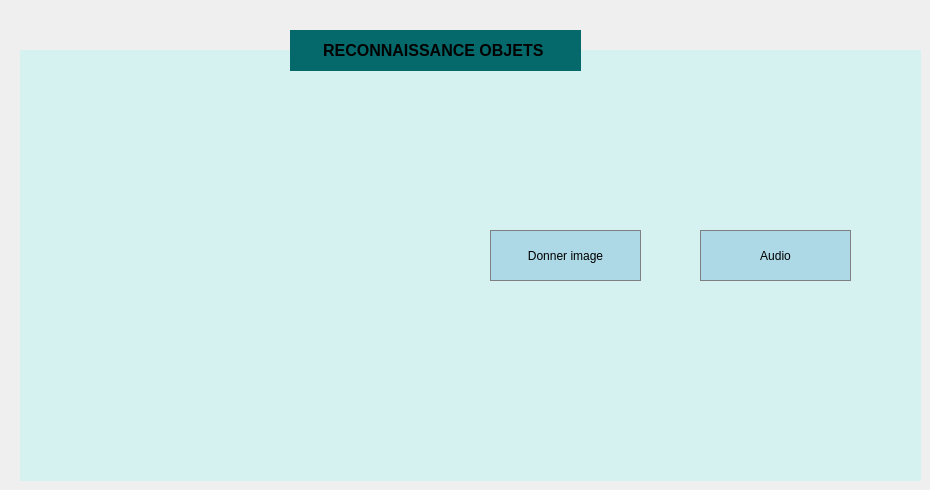
    <widget class="QWidget" name="tab_ia">
     <attribute name="title">
      <string>Reconnaissance des  objets</string>
     </attribute>
     <widget class="QLabel" name="label_17">
      <property name="geometry">
       <rect>
        <x>290</x>
        <y>30</y>
        <width>291</width>
        <height>41</height>
       </rect>
      </property>
      <property name="styleSheet">
       <string notr="true">background-color: rgb(5, 105, 107);</string>
      </property>
      <property name="text">
       <string>&lt;html&gt;&lt;head/&gt;&lt;body&gt;&lt;p align=&quot;center&quot;&gt;&lt;span style=&quot; font-size:12pt; font-weight:700;&quot;&gt;RECONNAISSANCE OBJETS &lt;/span&gt;&lt;/p&gt;&lt;/body&gt;&lt;/html&gt;</string>
      </property>
     </widget>
     <widget class="QLabel" name="label_11">
      <property name="geometry">
       <rect>
        <x>20</x>
        <y>50</y>
        <width>901</width>
        <height>431</height>
       </rect>
      </property>
      <property name="styleSheet">
       <string notr="true">background-color: rgb(213, 241, 240);</string>
      </property>
      <property name="text">
       <string/>
      </property>
     </widget>
     <widget class="QPushButton" name="pushButton">
      <property name="geometry">
       <rect>
        <x>490</x>
        <y>230</y>
        <width>151</width>
        <height>51</height>
       </rect>
      </property>
      <property name="styleSheet">
       <string notr="true">QPushButton {
    background-color: lightblue; /* Couleur de fond par défaut */
    color: black; /* Couleur du texte par défaut */
    border: 1px solid gray; /* Bordure par défaut */
    padding: 5px; /* Marge interne par défaut */
}

QPushButton:hover {
    background-color: rgb(5, 105, 107); /* Couleur de fond lorsque la souris est dessus */
    color: white; /* Couleur du texte lorsque la souris est dessus */
}
</string>
      </property>
      <property name="text">
       <string>Donner image</string>
      </property>
     </widget>
     <widget class="QLabel" name="imageLabel">
      <property name="geometry">
       <rect>
        <x>60</x>
        <y>90</y>
        <width>311</width>
        <height>281</height>
       </rect>
      </property>
      <property name="sizePolicy">
       <sizepolicy hsizetype="Expanding" vsizetype="Expanding">
        <horstretch>0</horstretch>
        <verstretch>0</verstretch>
       </sizepolicy>
      </property>
      <property name="text">
       <string/>
      </property>
      <property name="scaledContents">
       <bool>true</bool>
      </property>
     </widget>
     <widget class="QPushButton" name="playAudioButton">
      <property name="geometry">
       <rect>
        <x>700</x>
        <y>230</y>
        <width>151</width>
        <height>51</height>
       </rect>
      </property>
      <property name="styleSheet">
       <string notr="true">QPushButton {
    background-color: lightblue; /* Couleur de fond par défaut */
    color: black; /* Couleur du texte par défaut */
    border: 1px solid gray; /* Bordure par défaut */
    padding: 5px; /* Marge interne par défaut */
}

QPushButton:hover {
    background-color: rgb(5, 105, 107); /* Couleur de fond lorsque la souris est dessus */
    color: white; /* Couleur du texte lorsque la souris est dessus */
}
</string>
      </property>
      <property name="text">
       <string>Audio</string>
      </property>
     </widget>
     <widget class="QLabel" name="equipmentLabel">
      <property name="geometry">
       <rect>
        <x>120</x>
        <y>400</y>
        <width>191</width>
        <height>41</height>
       </rect>
      </property>
      <property name="styleSheet">
       <string notr="true">color: black;</string>
      </property>
      <property name="text">
       <string/>
      </property>
     </widget>
     <zorder>label_11</zorder>
     <zorder>label_17</zorder>
     <zorder>pushButton</zorder>
     <zorder>imageLabel</zorder>
     <zorder>playAudioButton</zorder>
     <zorder>equipmentLabel</zorder>
    </widget>
